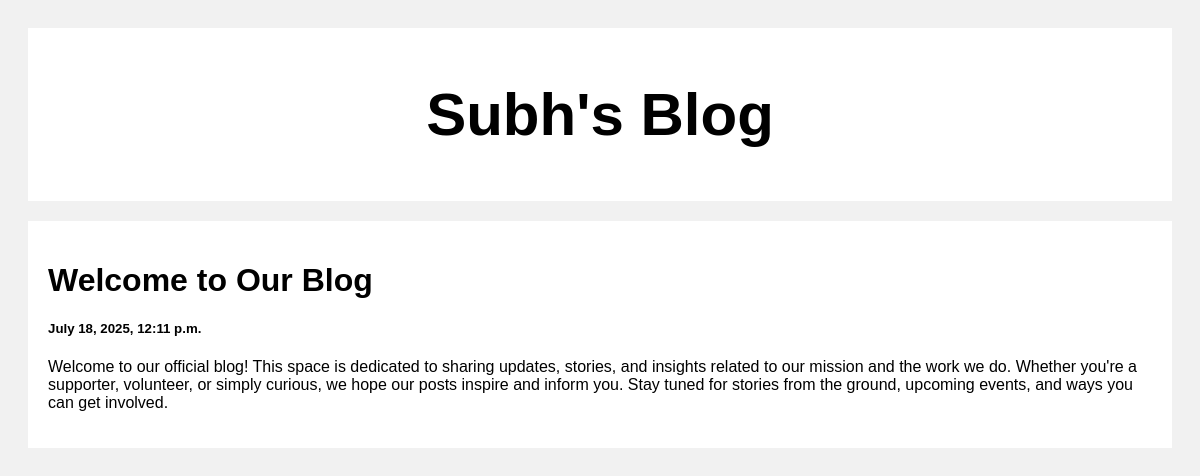
/post/1, run on the app's committed database.
### posts/models.py (models this page shows)
class Post(models.Model):
    title = models.CharField(max_length=100)
    body = models.TextField()
    created_at = models.DateTimeField(default=datetime.now, blank=True)

### posts/views.py (the view)
# urls.py: path('post/<str:pk>', views.post, name='post')
def post(request, pk):
    posts = Post.objects.get(id=pk)
    return render(request, 'posts.html', {'posts': posts})

### templates/posts.html (shortened to what this page needs)
<!DOCTYPE html>
<html>
<head>
</head>
<body>
<div class="header">
  <h2>Subh's Blog</h2>
</div>
<div class="row">
  <div class="leftcolumn">
    <div class="card">
        <h1>{{posts.title}}</h1>
        <h5>{{posts.created_at}}</h5>
        <p>{{posts.body}}</p>
    </div>
  </div>
</div>
</body>
</html>

### templates/posts.html (style rules this page uses)
* { box-sizing: border-box; }
body { font-family: Arial; padding: 20px; background: #f1f1f1; }
.header { padding: 2px; font-size: 40px; text-align: center; background: white; }
.leftcolumn { float: left; width: 100%; }
.card { background-color: white; padding: 20px; margin-top: 20px; }
.row:after { content: ""; display: table; clear: both; }

### data on the page
Post: title "Welcome to Our Blog", created_at "July 18, 2025, 12:11 p.m.", body "Welcome to our official blog! This space is dedicated to sharing updates, stories, and insights related to our mission and the work we do. Whether you're a supporter, volunteer, or simply curious, we hope our posts inspire and inform you. Stay tuned for stories from the ground, upcoming events, and ways you can get involved."
